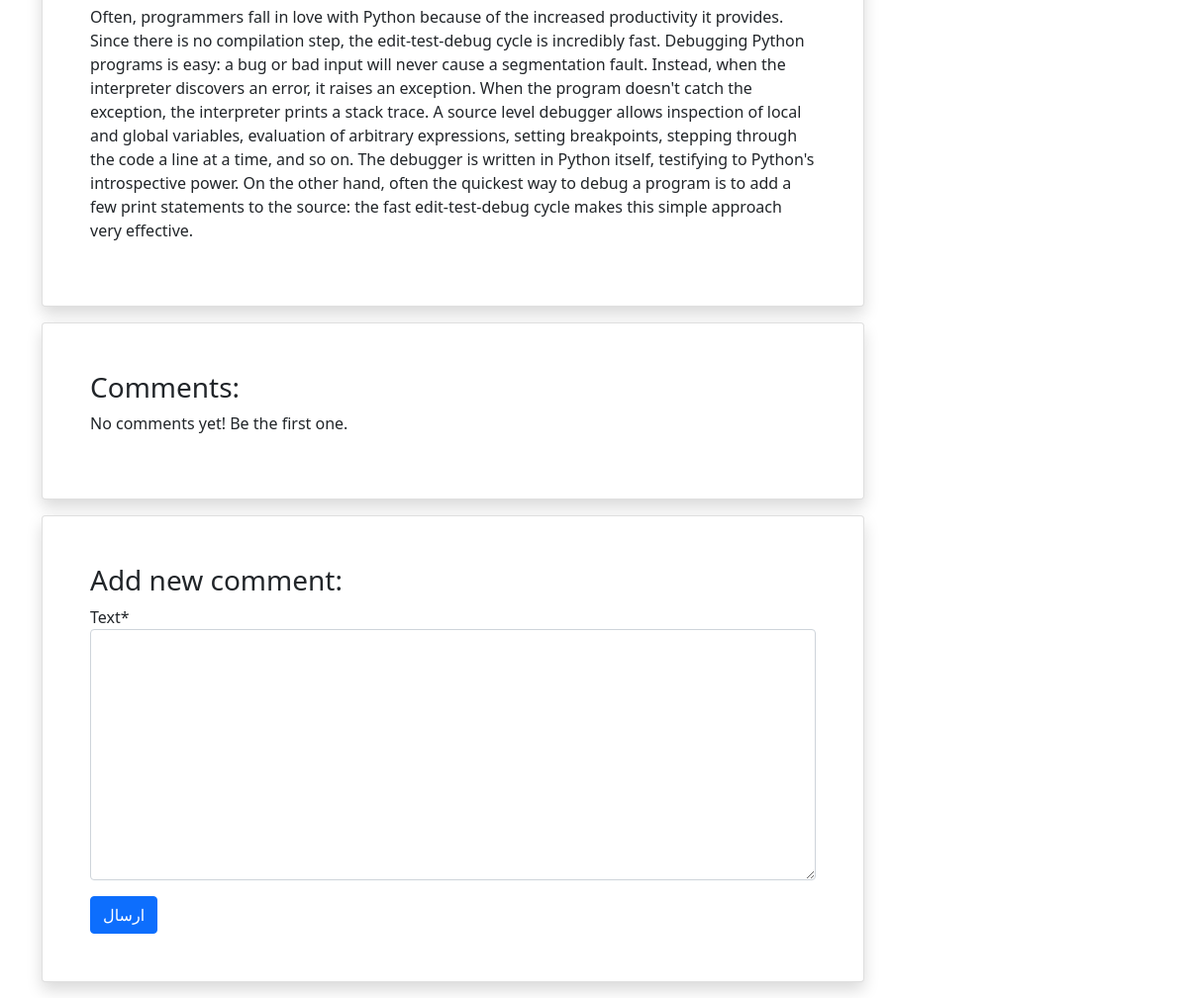
Before: /blog/4 (signed in, lower part) with the older database file.
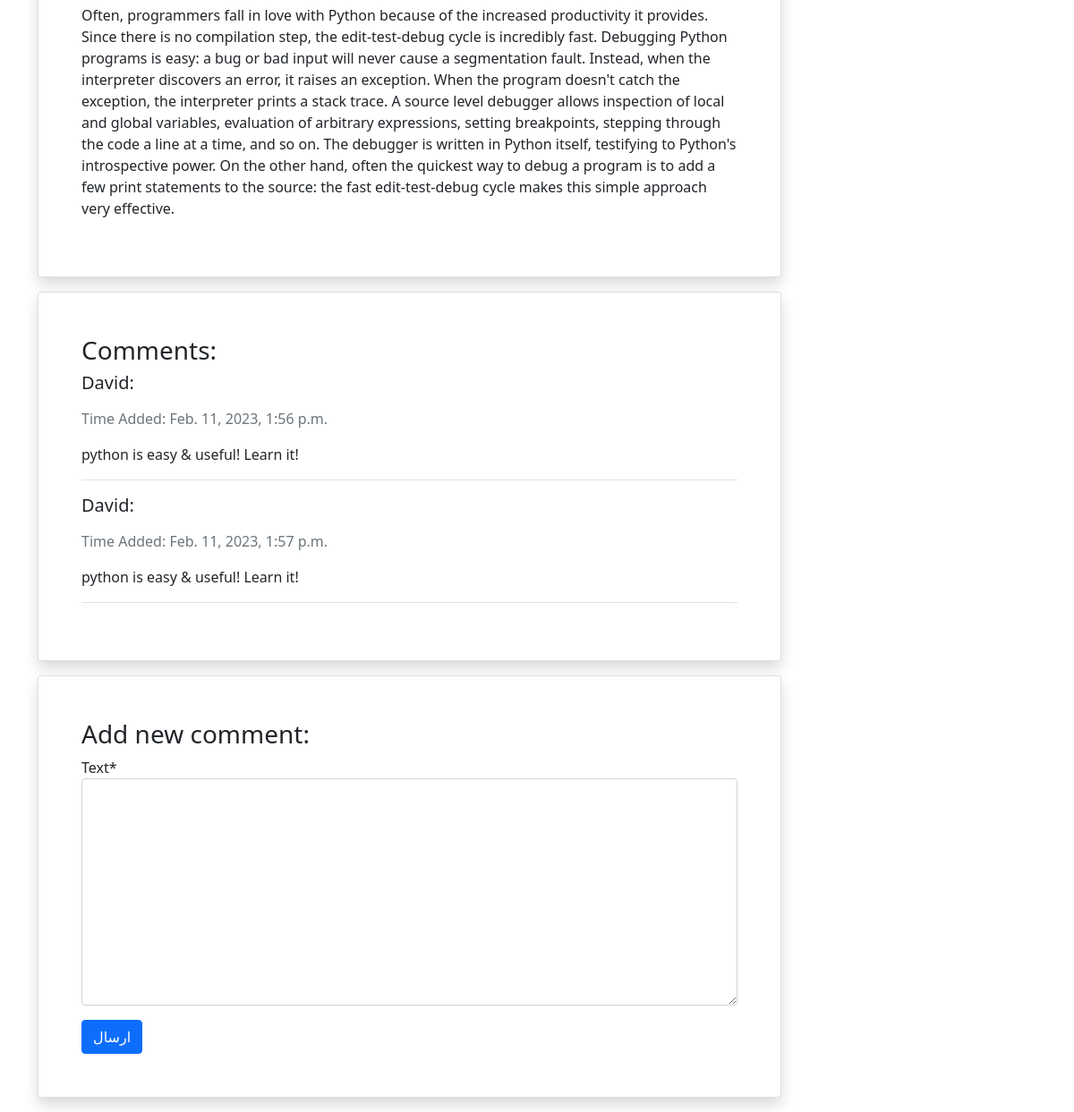
After: the same page with the newer database file.
### blog/models.py (models this page shows, shortened)
class Comment(models.Model):
    user = models.ForeignKey(get_user_model(), on_delete=models.CASCADE)
    post = models.ForeignKey(Post, related_name='comments', on_delete=models.CASCADE)
    text = models.TextField()
    is_active = models.BooleanField(default=True)
    datetime_created = models.DateTimeField(auto_now_add=True)

### blog/views.py (the view)
# urls.py: path('<int:pk>', post_detail_view, name='post_detail'),
@login_required
def post_detail_view(request, pk):
    post = get_object_or_404(Post, pk=pk)
    comments = post.comments.filter(is_active=True)
    if request.method == 'POST':
        comment_form = CommentForm(request.POST)
        if comment_form.is_valid():
            new_comment = comment_form.save(commit=False)
            new_comment.post = post
            new_comment.user = request.user
            new_comment.save()
            comment_form = CommentForm()
    else:
        comment_form = CommentForm()
    return render(request, 'blog/post_detail.html', context={'post': post,
                                                             'comments': comments,
                                                             'comment_form': comment_form,
                                                             })

### blog/forms.py
class CommentForm(forms.ModelForm):
    class Meta:
        model = Comment
        fields = ['text']

### blog/templates/blog/post_detail.html (shortened to what this page needs)
{% extends '_base.html' %}
{% load crispy_forms_tags %}
{% block content %}
    <div class="container mt-4">
        <div class="row">
            <div class="col-9">
                <div class="card shadow my-3 p-5">
                    <span>
                        <p class="mt-2">{{ post.text|linebreaksbr }}</p>
                    </span>
                </div>
                <div class="card shadow my-3 p-5">
                    <h3>Comments:</h3>
                    {% if comments %}
                        {% for comment in comments %}
                            <div class="border-bottom mb-3">
                                <h5 class="mb-3">{{ comment.user.username|capfirst }}:</h5>
                                <p class="text-secondary">Time Added: {{ comment.datetime_created }}</p>
                                <p>
                                    {{ comment.text|linebreaks }}
                                </p>
                            </div>
                        {% endfor %}
                    {% else %}
                        <p>No comments yet! Be the first one.</p>
                    {% endif %}
                </div>
                <div class="card shadow my-3 p-5">
                    <h3>Add new comment:</h3>
                    <form method="POST">
                        <form method="POST">
                            {{ comment_form|crispy }}
                            <button type="submit" class="btn btn-primary mt-3">ارسال</button>
                        </form>
                </div>
            </div>
            <div class="col-3">
            </div>
        </div>
    </div>
{% endblock content %}

Changed rows visible on the page:
added Comment: user.username "David", datetime_created "Feb. 11, 2023, 1:56 p.m.", text "python is easy & useful! Learn it!"
added Comment: user.username "David", datetime_created "Feb. 11, 2023, 1:57 p.m.", text "python is easy & useful! Learn it!"
Other visible differences:
text no longer shown: "No comments yet! Be the first one."
